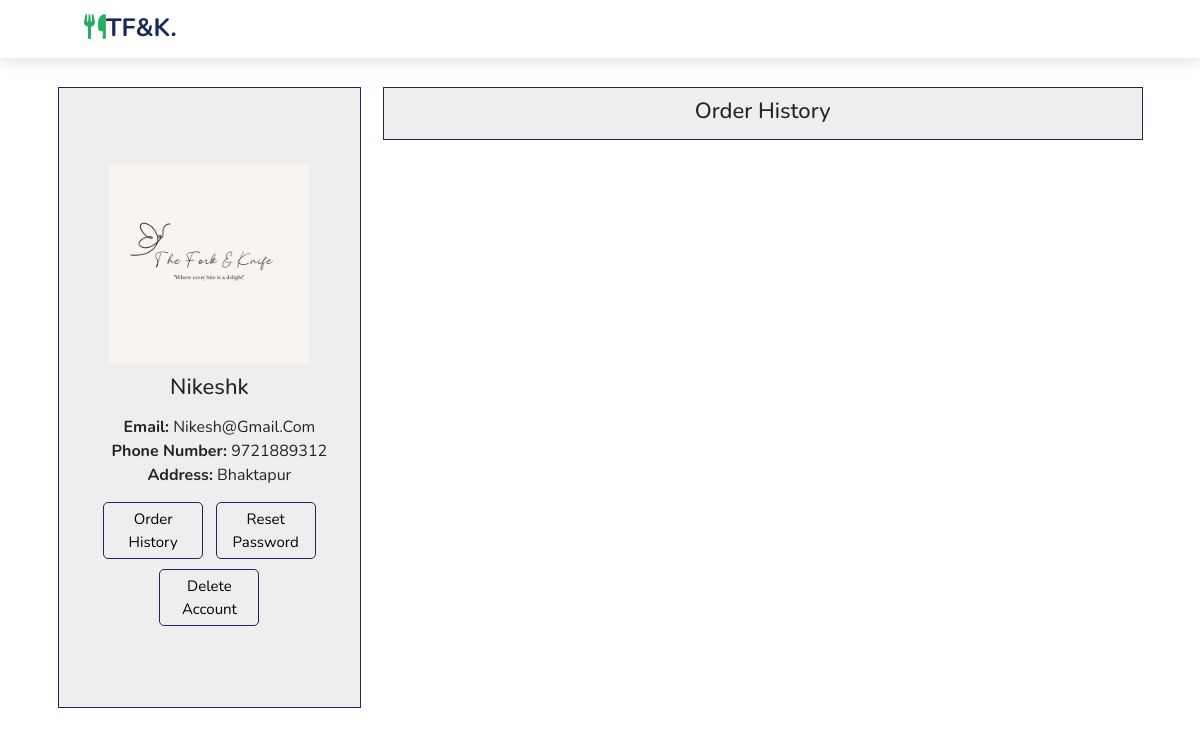
Page /profile/ (signed in) on the committed database.
### ForkAndKnife/models.py (models this page shows, shortened)
class Customer(AbstractUser):
    phone_number = models.CharField(max_length=10)
    address = models.TextField()

### ForkAndKnife/views.py (the view)
# urls.py: path("profile/", views.profile, name="profilePage"),
@login_required
def profile(request):
    user = request.user
    customer = Customer.objects.get(id=user.id)
    context = {
        'user': user,
        'customer': customer,
        'phone_number': customer.phone_number,
        'address': customer.address,
    }
    return render(request, 'ForkAndKnife/profile.html',context)

### ForkAndKnife/templates/ForkAndKnife/profile.html (shortened to what this page needs)
{%load static %}
<!doctype html>
<html lang="en">
<head>
  <link href="https://cdn.jsdelivr.net/npm/bootstrap@5.2.0/dist/css/bootstrap.min.css" rel="stylesheet"
>
  <link rel="stylesheet" href="https://cdnjs.cloudflare.com/ajax/libs/font-awesome/6.1.1/css/all.min.css">
  <link rel="stylesheet" href="https://cdn.jsdelivr.net/npm/swiper@9/swiper-bundle.min.css"/>
  <link rel="stylesheet" href="{% static 'css/user.css' %}">
</head>
<body>
     <header class="signin-head">
        <a href="{% url 'homePage' %}" class="logo"><i class="fa-solid fa-utensils"></i>TF&K.</a>
      </header>
    <form method="post">
        <button type="submit">Update Profile</button>
      </form>
    <div class="container margin">
        <div class="d-flex justify-content-between">
            <div class="user">
                <div class="pic-about">
                    <img src="{% static 'images/nt.png' %}" alt="" width="200px" height="200px">
                    <h3>{{ customer.username }}</h3>
                </div>
                <div class="details">
                    <ul>
                        <li><strong>Email:</strong> {{ customer.email }}</li>
                        <li><strong>Phone Number:</strong> {{ customer.phone_number }}</li>
                        <li><strong>Address:</strong> {{ customer.address }}</li>
                    </ul>
                </div>
                <div class="orders">
                    <button><a href="#">Order History</a></button>
                    <button><a href="{% url 'password_reset' %}">Reset Password</a></button>
                    <button><a href="{% url 'deleteAccount' %}">Delete Account</a></button>
                </div>
            </div>
            <div class="order-history">
                <div class="banner">
                    <h3>Order history</h3>
                </div>
            </div>
        </div>
    </div>
</body>

### static/css/user.css (style rules this page uses)
* { font-family: "Nunito", sans-serif; margin: 0; padding: 0; -webkit-box-sizing: border-box; box-sizing: border-box; text-decoration: none; outline: none; border: none; text-transform: capitalize; -webkit-transition: all 0.3s linear; -o-transition: all 0.3s linear; transition: all 0.3s linear; }
@media (min-width: 992px) { .container { max-width: 1100px; } }
html { font-size: 62.5%; overflow-x: hidden; scroll-padding-top: 5.5rem; scroll-behavior: smooth; }
header { position: fixed; top: 0; left: 0; right: 0; background: #fff; padding: 1rem 7%; display: -webkit-box; display: -ms-flexbox; display: flex; -webkit-box-align: center; -ms-flex-align: center; align-items: center; -webkit-box-pack: justify; -ms-flex-pack: justify; justify-content: space-between; z-index: 999; -webkit-box-shadow: 0 0.5rem 1.5rem rgba(0, 0, 0, 0.1); box-shadow: 0 0.5rem 1.5rem rgba(0, 0, 0, 0.1); }
header .logo { color: #192a56; font-size: 2.5rem; font-weight: bolder; }
header .logo i { color: #27ae60; }
* { font-family: "Nunito", sans-serif; margin: 0; padding: 0; outline: none; border: none; text-transform: capitalize; }
a { text-decoration: none; color: black; }
ul li { list-style: none; }
.logo { color: #192a56; font-size: 1.5rem; font-weight: bolder; }
.logo i { color: #27ae60; }
.user { padding: 7% 15px; text-align: center; border: #192a56 1px solid; -ms-flex-preferred-size: 28%; flex-basis: 28%; background: #eee; }
.user ul li { font-size: 16px; }
.margin { margin-top: 6%; }
h3 { padding: 10px 20px; font-size: 22px; }
.user button { font-size: 15px; border: #192a56 1px solid; border-radius: 5px; padding: 5px 6px; margin: 5px; color: #192a56; background-color: #eee; max-width: 100px; }
.order-history { -ms-flex-preferred-size: 70%; flex-basis: 70%; }
.order-history .banner { background: #eee; text-align: center; border: #192a56 1px solid; }

### rows in the picture
Customer: username "Nikeshk", email "Nikesh@gmail.com", phone_number "9721889312", address "Bhaktapur"
